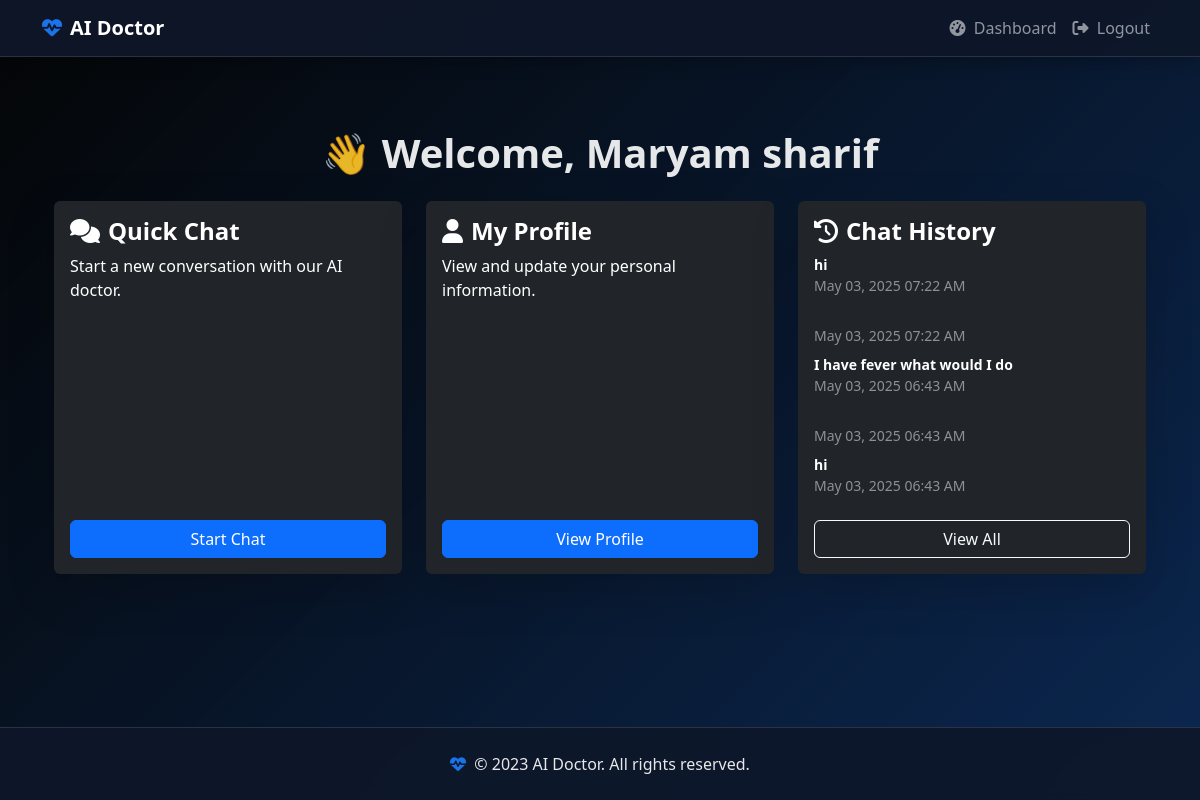
Screenshot of /patient/dashboard (signed in) with the database file from the repository.
### tables this page shows
CREATE TABLE users (
            id INTEGER PRIMARY KEY AUTOINCREMENT,
            name TEXT UNIQUE NOT NULL,
            password TEXT NOT NULL,
            is_admin BOOLEAN DEFAULT 0,
            last_active TIMESTAMP DEFAULT CURRENT_TIMESTAMP
        );

CREATE TABLE chat_history (
            id INTEGER PRIMARY KEY AUTOINCREMENT,
            user_id INTEGER,
            message TEXT,
            response TEXT,
            is_user_message BOOLEAN,
            timestamp TIMESTAMP DEFAULT CURRENT_TIMESTAMP,
            FOREIGN KEY (user_id) REFERENCES users(id)
        );

### app.py (the view)
@app.route('/patient/dashboard')
@login_required
def patient_dashboard():
    if current_user.is_admin:
        return redirect(url_for('admin_dashboard'))
    recent_chats = db.get_chat_history(current_user.id, limit=5) or []
    for chat in recent_chats:
        if isinstance(chat.get('timestamp'), str):
            try:
                chat['timestamp'] = datetime.strptime(chat['timestamp'], '%Y-%m-%d %H:%M:%S')
            except (ValueError, TypeError):
                chat['timestamp'] = None
    return render_template('patient_dashboard.html', recent_chats=recent_chats)

### app.py (called while the page is built)
@login_manager.user_loader
def load_user(user_id):
    user_data = db.get_user_by_id(user_id)
    if user_data:
        return User(id=user_data['id'], name=user_data['name'], is_admin=user_data.get('is_admin', False))
    return None

### database.py (called while the page is built)
    def get_user_by_id(self, user_id):
        self.cursor.execute("SELECT * FROM users WHERE id = ?", (user_id,))
        user = self.cursor.fetchone()
        if user:
            return {
                'id': user[0],
                'name': user[1],
                'password': user[2],
                'is_admin': bool(user[3]),
                'last_active': user[4]
            }
        return None

    def get_chat_history(self, user_id, limit=10):
        self.cursor.execute("SELECT * FROM chat_history WHERE user_id = ? ORDER BY timestamp DESC LIMIT ?",
                            (user_id, limit))
        chats = self.cursor.fetchall()
        return [{
            'id': chat[0],
            'user_id': chat[1],
            'message': chat[2],
            'response': chat[3],
            'is_user_message': chat[4],
            'timestamp': chat[5]
        } for chat in chats]

### templates/patient_dashboard.html (shortened to what this page needs)
{% extends "base.html" %}
{% block content %}
<div class="container mt-4">
  <h1 class="mb-4 text-center">👋 Welcome, {{ current_user.name }}</h1>
  <div class="row g-4">
    <div class="col-md-4">
      <div class="card bg-dark text-white h-100 shadow-lg border-0 transparent-container">
        <div class="card-body d-flex flex-column">
          <h4 class="card-title"><i class="fas fa-comments me-2"></i>Quick Chat</h4>
          <p class="card-text flex-grow-1">Start a new conversation with our AI doctor.</p>
          <a href="{{ url_for('chat') }}" class="btn btn-primary mt-auto">Start Chat</a>
        </div>
      </div>
    </div>
    <div class="col-md-4">
      <div class="card bg-dark text-white h-100 shadow-lg border-0 transparent-container">
        <div class="card-body d-flex flex-column">
          <h4 class="card-title"><i class="fas fa-user me-2"></i>My Profile</h4>
          <p class="card-text flex-grow-1">View and update your personal information.</p>
          <a href="{{ url_for('patient_profile') }}" class="btn btn-primary mt-auto">View Profile</a>
        </div>
      </div>
    </div>
    <div class="col-md-4">
      <div class="card bg-dark text-white h-100 shadow-lg border-0 transparent-container">
        <div class="card-body d-flex flex-column">
          <h4 class="card-title"><i class="fas fa-history me-2"></i>Chat History</h4>
          {% if recent_chats %}
            <ul class="list-unstyled chat-history small flex-grow-1">
              {% for chat in recent_chats %}
                <li class="mb-2">
                  <strong>{{ chat.message if chat.is_user_message else chat.response }}</strong><br>
                  <span class="text-muted">{{ chat.timestamp.strftime('%b %d, %Y %I:%M %p') }}</span>
                </li>
              {% endfor %}
            </ul>
          {% else %}
            <p class="flex-grow-1">No recent chats found.</p>
          {% endif %}
          <a href="{{ url_for('chat') }}" class="btn btn-outline-light mt-auto">View All</a>
        </div>
      </div>
    </div>
  </div>
</div>
{% endblock %}

### templates/base.html (style rules this page uses)
:root { --medical-blue: #1a73e8; --medical-blue-dark: #0d47a1; --glass-bg: rgba(15, 23, 42, 0.92); --glass-border: rgba(255, 255, 255, 0.12); }
body, html { height: 100%; margin: 0; font-family: 'Segoe UI', system-ui, -apple-system, sans-serif; color: rgba(255, 255, 255, 0.9); }
h1, h2, h3, h4, h5, h6 { font-weight: 600; }
a { text-decoration: none; transition: color 0.2s ease; }

### rows the page displays
users: name "Maryam sharif"
chat_history: is_user_message+message "hi", timestamp "May 03, 2025 07:22 AM"
chat_history: timestamp "May 03, 2025 07:22 AM"
chat_history: is_user_message+message "I have fever what would I do", timestamp "May 03, 2025 06:43 AM"
chat_history: timestamp "May 03, 2025 06:43 AM"
chat_history: is_user_message+message "hi", timestamp "May 03, 2025 06:43 AM"
